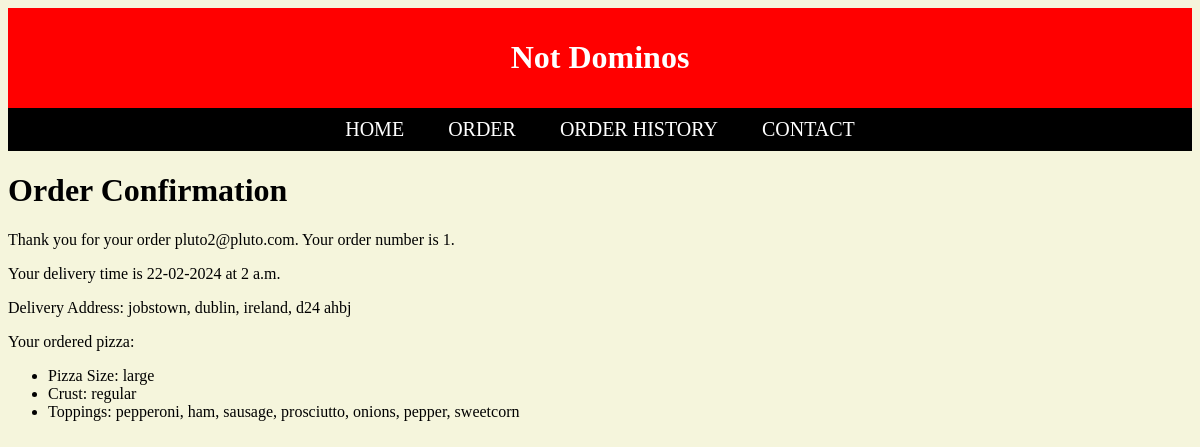
The page /orders/order_confirmation/1/ (signed in) on the database its author committed.
### notdominos/models.py (models this page shows, shortened)
class Order(models.Model):
    user = models.ForeignKey(User, on_delete=models.CASCADE)
    pizza = models.ManyToManyField(Pizza)
    name = models.CharField(max_length=100)
    street_address = models.CharField(max_length=100, default='')
    city = models.CharField(max_length=100, default='')
    county = models.CharField(max_length=100, default='')
    zip_code = models.CharField(max_length=100, default='')
    country = models.CharField(max_length=100, default='')
    card_number = models.CharField(max_length=19)
    card_expiry_month = models.PositiveIntegerField()
    card_expiry_year = models.PositiveIntegerField()
    card_cvv = models.PositiveIntegerField()
    order_date = models.DateTimeField(auto_now_add=True)
    delivery_date = models.DateTimeField(null=True)
    delivery_time = models.TimeField(null=True)

class User(AbstractUser):
    email = models.EmailField('Email', unique=True)
    USERNAME_FIELD = 'email'
    REQUIRED_FIELDS = []
    objects = UserManager()

class Pizza(models.Model):
    size = models.ForeignKey(Size, on_delete=models.CASCADE, null=True)
    crust = models.ForeignKey(Crust, on_delete=models.CASCADE, null=True)
    sauce = models.ForeignKey(Sauce, on_delete=models.CASCADE, null=True)
    cheese = models.ForeignKey(Cheese, on_delete=models.CASCADE, null=True)
    toppings = models.ManyToManyField(Topping, blank=True)

class Size(models.Model):
    name = models.CharField(max_length=100)
    price = models.DecimalField(max_digits=6, decimal_places=2)
    def __str__(self):
        return self.name

class Crust(models.Model):
    name = models.CharField(max_length=100)
    def __str__(self):
        return self.name

class Topping(models.Model):
    name = models.CharField(max_length=100)
    def __str__(self):
        return self.name

### notdominos/views.py (the view)
# urls.py: path('orders/order_confirmation/<int:order_id>/', views.order_confirmation,
@login_required()
def order_confirmation(request, order_id):
    order = get_object_or_404(Order, id=order_id)
    if request.user != order.user:
        return redirect("/orders/")
    return render(request, 'order_confirmation.html', {'order': order})

### notdominos/templates/order_confirmation.html
{% extends 'base.html' %}
{% block content %}
<div class="container">
    <h1 class="display-4">Order Confirmation</h1>
    <p class="lead">Thank you for your order {{ order.user }}. Your order number is {{ order.id }}.</p>
    <p class="lead">Your delivery time is {{ order.delivery_date|date:'d-m-Y' }} at {{ order.delivery_time }}</p>
    <p class="lead">Delivery Address: {{ order.street_address }}, {{ order.city }}, {{ order.country }},
        {{order.zip_code}}</p>
    <p class="lead">Your ordered pizza:</p>
    <ul class="list-group">
        {% for pizza in order.pizza.all %}
        <li class="list-group-item">Pizza Size: {{ pizza.size }}</li>
        <li class="list-group-item">Crust: {{ pizza.crust }}</li>
        <li class="list-group-item">Toppings:
            {% if pizza.toppings.all %}
            {{ pizza.toppings.all|join:", " }}
            {% else %}
            No Toppings
            {% endif %}
        </li>
        {% endfor %}
    </ul>
</div>
{% endblock %}

### rows shown on the page
Order: user "pluto2@pluto.com", id "1", delivery_date "22-02-2024", delivery_time "2 a.m.", street_address "jobstown", city "dublin", country "ireland", zip_code "d24 ahbj"
Pizza: size "large", crust "regular", toppings.all "pepperoni, ham, sausage, prosciutto, onions, pepper, sweetcorn"
